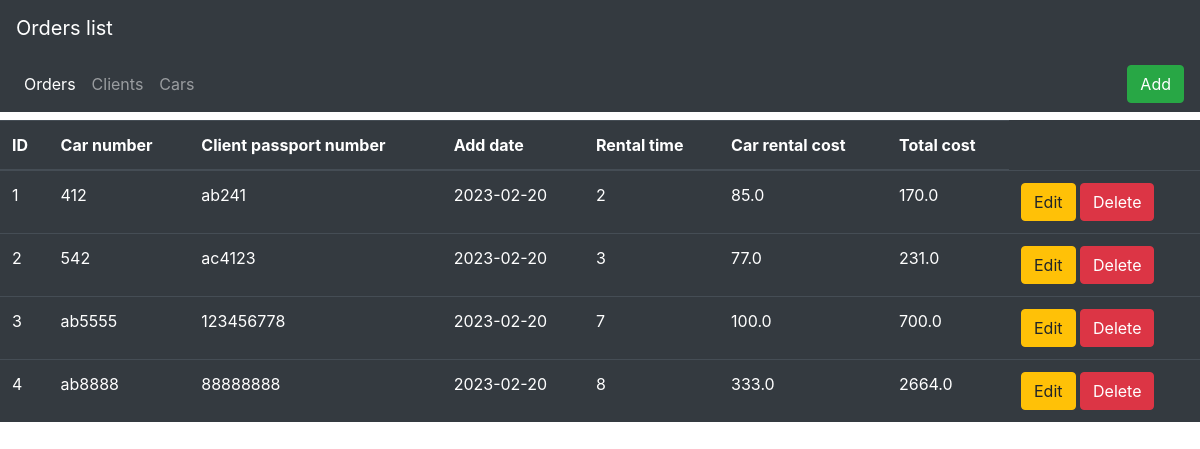
The page /orders on the database its author committed.
### orders/models.py (models this page shows, shortened)
class Order(db.Model):
    id = db.Column(db.Integer, primary_key=True)
    car_number = db.Column(db.Integer, unique=True)
    client_passport_number = db.Column(db.String, unique=True)
    add_date = db.Column(db.Date, default=date.today(), nullable=False)
    rental_time = db.Column(db.Integer, nullable=False)
    car_rental_cost = db.Column(db.Float, nullable=False)
    total_cost = db.Column(db.Float, nullable=False)
    owner = db.Column(db.Integer(), db.ForeignKey("client.id"))
    __table_args__ = (
        db.CheckConstraint(rental_time >= 1, name='minimal_rental_time'),
    )

### orders/routes.py (the view)
@app.route("/orders")
def order_page():
    orders = Order.query.all()
    return render_template("orders.html", orders=orders)

### orders/templates/orders.html (shortened to what this page needs)
{% extends "layout.html" %}
{% block content %}
<table class="table table-hover table-dark">
    <thead>
    <tr>
        <th>ID</th>
        <th>Car number</th>
        <th>Client passport number</th>
        <th>Add date</th>
        <th>Rental time</th>
        <th>Car rental cost</th>
        <th>Total cost</th>
    </tr>
    </thead>
    <tbody>
    {% for order in orders %}
    <tr>
        <td>{{ order.id }}</td>
        <td>{{ order.car_number }}</td>
        <td>{{ order.client_passport_number }}</td>
        <td>{{ order.add_date }}</td>
        <td>{{ order.rental_time }}</td>
        <td>{{ order.car_rental_cost }}</td>
        <td>{{ order.total_cost }}</td>
        <td>
            <button class="btn btn-outline btn-warning">Edit</button>
            <button class="btn btn-outline btn-danger" onclick="return confirm('Please confirm delete order')">Delete</button>
        </td>
    </tr>
    {% endfor %}
    </tbody>
</table>
{% endblock %}

### orders/templates/layout.html (shortened to what this page needs)
<!doctype html>
<html lang="en">
<head>
    <link rel="stylesheet" href="https://cdn.jsdelivr.net/npm/bootstrap@4.3.1/dist/css/bootstrap.min.css"
>
</head>
<body>
<nav class="navbar navbar-expand-md navbar-dark bg-dark">
    <a class="navbar-brand" href="#">Orders list</a>
</nav>
<nav class="navbar navbar-expand-md navbar-dark bg-dark">
    <div class="collapse navbar-collapse" id="navbarNav">
        <ul class="navbar-nav mr-auto">
            <li class="nav-item active">
                <a class="nav-link" href="{{ url_for('order_page') }}">Orders <span class="sr-only">(current)</span></a>
            </li>
            <li class="nav-item">
                <a class="nav-link" href="#">Clients</a>
            </li>
            <li class="nav-item">
                <a class="nav-link" href="#">Cars</a>
            </li>
        </ul>
    </div>
                <button type="button" class="btn btn-success float-right">Add</button>
</nav>
{% block content %}
{% endblock %}
</body>
</html>

### rows shown on the page
Order: id "1", car_number "412", client_passport_number "ab241", add_date "2023-02-20", rental_time "2", car_rental_cost "85.0", total_cost "170.0"
Order: id "2", car_number "542", client_passport_number "ac4123", add_date "2023-02-20", rental_time "3", car_rental_cost "77.0", total_cost "231.0"
Order: id "3", car_number "ab5555", client_passport_number "123456778", add_date "2023-02-20", rental_time "7", car_rental_cost "100.0", total_cost "700.0"
Order: id "4", car_number "ab8888", client_passport_number "88888888", add_date "2023-02-20", rental_time "8", car_rental_cost "333.0", total_cost "2664.0"
